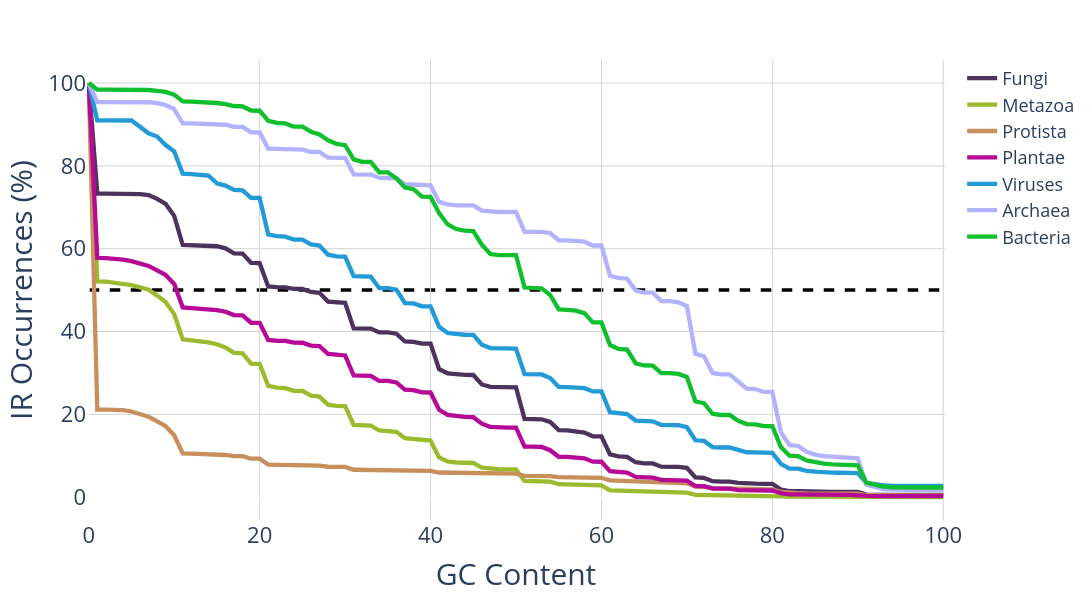

The cell this chart's notebook holds for it:
### Code cell
import plotly.express as px
import pandas as pd
import plotly.io as pio
from pathlib import Path

order = ["Eukaryota", "Metazoa", "Fungi", "Plantae", "Protista", "Bacteria", "Archaea", "Viruses"]
if isinstance(motif_counts, pl.DataFrame):
    motif_counts = motif_counts.to_pandas()
motif_counts["subdivision"] = pd.Categorical(motif_counts["subdivision"], categories=order, ordered=True)

fig = px.line(
    motif_counts.query("subdivision != 'Eukaryota'"),
    x="threshold",
    y="motif_perc",
    color="subdivision",
    color_discrete_map=kingdom_color_palette,
    line_group="subdivision"
)

fig.update_traces(line=dict(width=4.3))
fig.update_layout(
    xaxis_title="GC Content",
    yaxis_title=f"{pattern} Occurrences (%)",
    font=dict(size=18),
    legend_title=None,
    width=1200,
    height=600,
    paper_bgcolor='rgba(0,0,0,0)',

)

fig.add_shape(
    type="line",
    x0=motif_counts["threshold"].min(),
    x1=motif_counts["threshold"].max(),
    y0=50,
    y1=50,
    line=dict(color="black", width=3.5, dash="dash"),
    layer="below"
)

fig.update_layout(
    xaxis=dict(
        tickfont=dict(size=20),
        showgrid=True,
        gridcolor='lightgray',
        gridwidth=1
    ),
    yaxis=dict(
        tickfont=dict(size=20),
        showgrid=True,
        gridcolor='lightgray',
        gridwidth=1
    )
)
fig.update_layout(
    xaxis_title_font=dict(size=30),
    yaxis_title_font=dict(size=30),
    xaxis=dict(tickfont=dict(size=22)),
    yaxis=dict(tickfont=dict(size=22)),
)
fig.update_layout(plot_bgcolor='rgba(0,0,0,0)')
# Save as interactive HTML (PDF is not ideal for interactive Plotly plots)
# fig.write_html(f"{target}/STR_occurrences_perc_vs_arm_gc_content.html")
target = Path(f"{pattern}_figures/biophysical")
target.mkdir(exist_ok=True, parents=False)
print(    str(target / f"{pattern}_occurrences_perc_vs_arm_gc_content.pdf"))
pio.write_image(
    fig,
    str(target / f"{pattern}_occurrences_perc_vs_arm_gc_content.pdf"),
    format="pdf",
    width=1200,
    height=600,
    scale=1
)
fig.show()
